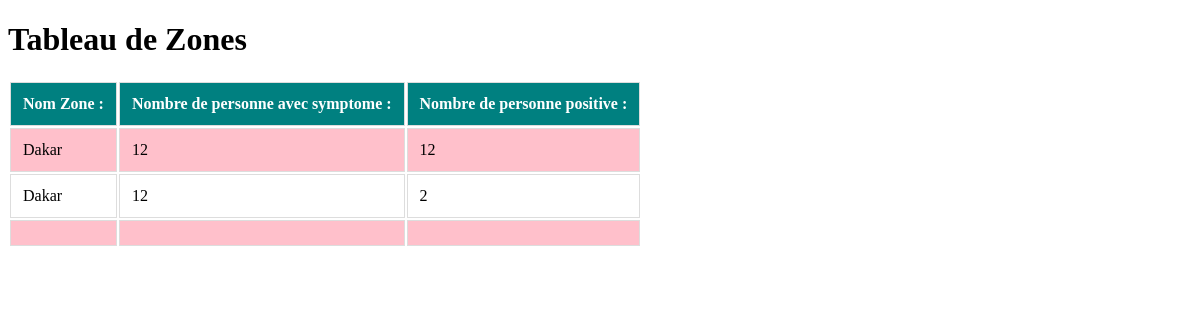
Page /src/views/showZone.php on the committed database.
### tables this page shows
CREATE TABLE `zones` (
  `idZone` int(10) NOT NULL,
  `nom` varchar(30) NOT NULL,
  `nombreps` varchar(200) NOT NULL,
  `nombrepp` varchar(100) NOT NULL
);

### src/repository/DB.php (called while the page is built, shortened)
<?php
class Db
{
    public function getConnection()
    {
        $host = "localhost";
        $user = "root";
        $password = "";
        $dbname = "bdEpidemia";
        $dsn = "mysql:host=$host;dbname=$dbname";
        try {
            $this->db = new PDO($dsn, $user, $password);
        } catch (PDOException $e) {
            echo "some error occurred". $e->getMessage();
        }
    }
}
?>

### src/repository/Fonction.php (called while the page is built, shortened)
<?php
include_once "DB.php";
class Fonction extends Db
{
    public function getAllZone()
    {
        $sql = "SELECT * FROM zones ";
        return $this->db->query($sql);
    }
}

### src/views/showZone.php (the view, shortened to what this page needs)
<!DOCTYPE html>
<html lang="en">
<head>
</head>
<body>
    <h1>Tableau de Zones</h1>
    <table>
        <tr>
            <th>Nom Zone : </th>
            <th>Nombre de personne avec symptome : </th>
            <th>Nombre de personne positive : </th>
        </tr>
        <?php
            include_once "../repository/Fonction.php";
            $edb = new Fonction();
            $Zone = $edb->getAllZone();
            foreach ($Zone as $zone)
            {
                echo "<tr>
                        <td>$zone[1]</td>
                        <td>$zone[2]</td>
                        <td>$zone[3]</td>
                    </tr>";
            }
        ?>
    </table>
</body>
</html>

### src/views/showZone.php (style rules this page uses)
th { background-color: #008080; color: #fff; font-weight: bold; text-align: left; padding: 12px; border: 1px solid #ddd; }
td { padding: 12px; border: 1px solid #ddd; text-align: left; vertical-align: middle; }
tr:nth-child(even) { background-color: pink; }

### rows in the picture
zones: nom "Dakar", nombreps "12", nombrepp "12"
zones: nom "Dakar", nombreps "12", nombrepp "2"
